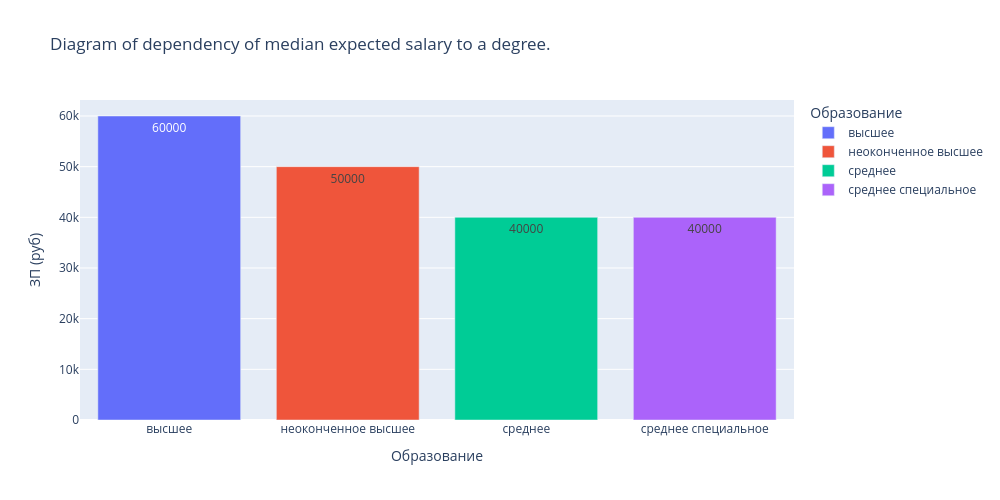

The notebook cell saved with this chart:
### Markdown cell above
It is impossible to draw conclusions from this graph because the data contains too many outliers. The mode for this graph is from 47,500 rubles to 52,490 rubles.

### Code cell
ms= new_dst[new_dst['ЗП (руб)'] < 1000000]
median_salary= ms.groupby('Образование', as_index=False)['ЗП (руб)'].median()
fig = px.bar(
    data_frame=median_salary,
    x="Образование", 
    y="ЗП (руб)",
    color='Образование',
    text = 'ЗП (руб)', 
    orientation='v', 
    height=500, 
    width=1000, 
    title='Diagram of dependency of median expected salary to a degree.'
)
fig.write_html(r'C:\Users\alber\Desktop\EDA_CV_HH\graphs\degrees_zp.html')
fig.show()

### Figure 1 — Plotly figure (JSON) as saved in the notebook; plotly's stock layout.template omitted (floating-point values rounded to 4 significant figures)
{"data": [{"hovertemplate": "Образование=%{x}<br>ЗП (руб)=%{text}<extra></extra>", "legendgroup": "высшее", "marker": {"color": "#636efa", "pattern": {"shape": ""}}, "name": "высшее", "orientation": "v", "showlegend": true, "text": [60000.0], "textposition": "auto", "type": "bar", "x": ["высшее"], "xaxis": "x", "y": [60000.0], "yaxis": "y"}, {"hovertemplate": "Образование=%{x}<br>ЗП (руб)=%{text}<extra></extra>", "legendgroup": "неоконченное высшее", "marker": {"color": "#EF553B", "pattern": {"shape": ""}}, "name": "неоконченное высшее", "orientation": "v", "showlegend": true, "text": [50000.0], "textposition": "auto", "type": "bar", "x": ["неоконченное высшее"], "xaxis": "x", "y": [50000.0], "yaxis": "y"}, {"hovertemplate": "Образование=%{x}<br>ЗП (руб)=%{text}<extra></extra>", "legendgroup": "среднее", "marker": {"color": "#00cc96", "pattern": {"shape": ""}}, "name": "среднее", "orientation": "v", "showlegend": true, "text": [40000.0], "textposition": "auto", "type": "bar", "x": ["среднее"], "xaxis": "x", "y": [40000.0], "yaxis": "y"}, {"hovertemplate": "Образование=%{x}<br>ЗП (руб)=%{text}<extra></extra>", "legendgroup": "среднее специальное", "marker": {"color": "#ab63fa", "pattern": {"shape": ""}}, "name": "среднее специальное", "orientation": "v", "showlegend": true, "text": [40000.0], "textposition": "auto", "type": "bar", "x": ["среднее специальное"], "xaxis": "x", "y": [40000.0], "yaxis": "y"}], "layout": {"barmode": "relative", "height": 500, "legend": {"title": {"text": "Образование"}, "tracegroupgap": 0}, "title": {"text": "Diagram of dependency of median expected salary to a degree."}, "width": 1000, "xaxis": {"anchor": "y", "categoryarray": ["высшее", "неоконченное высшее", "среднее", "среднее специальное"], "categoryorder": "array", "domain": [0, 1], "title": {"text": "Образование"}}, "yaxis": {"anchor": "x", "domain": [0, 1], "title": {"text": "ЗП (руб)"}}}}
